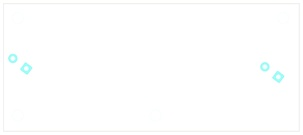
#> input picture examples/buck-5v/images/board-back-as-generated.jpg, 303 x 135 px, shrunk from 1065 x 475 before the run
$ python -i example_images.py   (imports and definitions only)
#> lines starting #> are read from the running program, lines starting #| are printed output that depends on the picture
#> further down, picture is the input picture: PIL image 303x135 RGB; mean R, G, B 254, 254.5, 254.4
#!/usr/bin/env python3
"""Render the pictures ``examples/README.md`` shows, from the committed projects.

Each design's ``as-generated/`` and ``reviewed/`` variant is rendered with the
toolkit's own ``sch render`` and ``pcb render`` - the sheet at 150 dpi, the board
front and back at 300 dpi - cropped to its ink and written as JPEG next to the
design under ``images/``. A reviewed variant that has inner copper layers gets
one picture per layer as well. The ``*-first.jpg`` pictures are not touched:
they are the first editions, recovered from history, and nothing regenerates
them.

Cropping is what keeps a picture readable at README width: KiCad renders the
whole sheet, most of which is margin, and scaling that down to a column shrinks
the copper with it. The crop removes the margin instead, so the copper arrives
at the size it was rendered.

Run it inside the container, after ``tools/make_examples.py``:

    docker run --rm -u $(id -u):$(id -g) -v "$PWD:/work" -w /work \\
      -e PYTHONPATH=/work/src -e HOME=/tmp/eda-home \\
      --entrypoint python3 eda-toolkit:9.0.9 tools/example_images.py examples/
"""

from __future__ import annotations

import argparse
import subprocess
import sys
import tempfile
from pathlib import Path

from PIL import Image, ImageChops, ImageOps

VARIANTS = ("as-generated", "reviewed")
SHEET_DPI = 150
BOARD_DPI = 300
JPEG_QUALITY = 95
# The inner copper layers a four-layer example would have. Two-layer boards
# render none of these, and the list stays empty.
INNER_LAYERS = (1, 2)


def crop_page(image: Image.Image) -> Image.Image:
    """The rendered page trimmed to its ink, with a small border put back."""
    image = image.convert("RGB")
    ink = ImageChops.difference(image, Image.new("RGB", image.size, "white"))
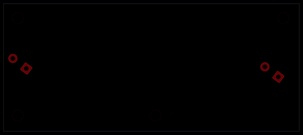
#> ink: PIL image 303x135 RGB; mean R, G, B 1, 0.5, 0.6
    bbox = ink.convert("L").point(lambda value: 255 if value > 12 else 0).getbbox()
#> bbox = (3, 3, 300, 132)
    if bbox is None:
        raise ValueError("refusing an empty render")
    return ImageOps.expand(image.crop(bbox), border=12, fill="white")
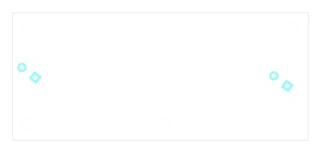
#> returned value: PIL image 321x153 RGB; mean R, G, B 254.1, 254.6, 254.5


def render(args: list[str]) -> None:
    subprocess.run(["eda", *args], check=True, stdout=subprocess.DEVNULL)


# [70 lines left out: functions to_jpeg, make_images, main, not called in this run]


# [2 lines not run here, left out]

>>> from PIL import Image
>>> picture = Image.open('../examples/buck-5v/images/board-back-as-generated.jpg')
>>> result = crop_page(picture)

$ run again, on examples/buck-5v/images/board-front-first.jpg
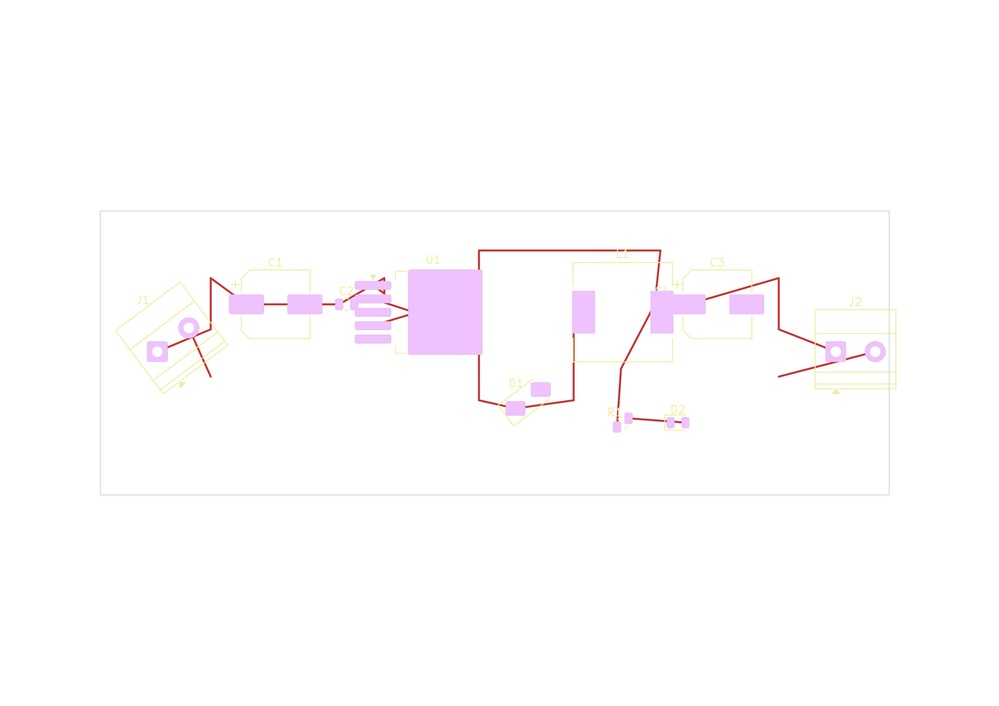
#> input picture examples/buck-5v/images/board-front-first.jpg, 999 x 706 px, shrunk from 3508 x 2481 before the run
#> picture is the input picture: PIL image 999x706 RGB; mean R, G, B 254.1, 252.8, 253.7
#> in crop_page, `ink = ImageChops.difference(image, Image.new("RGB", image.size, "white..`:
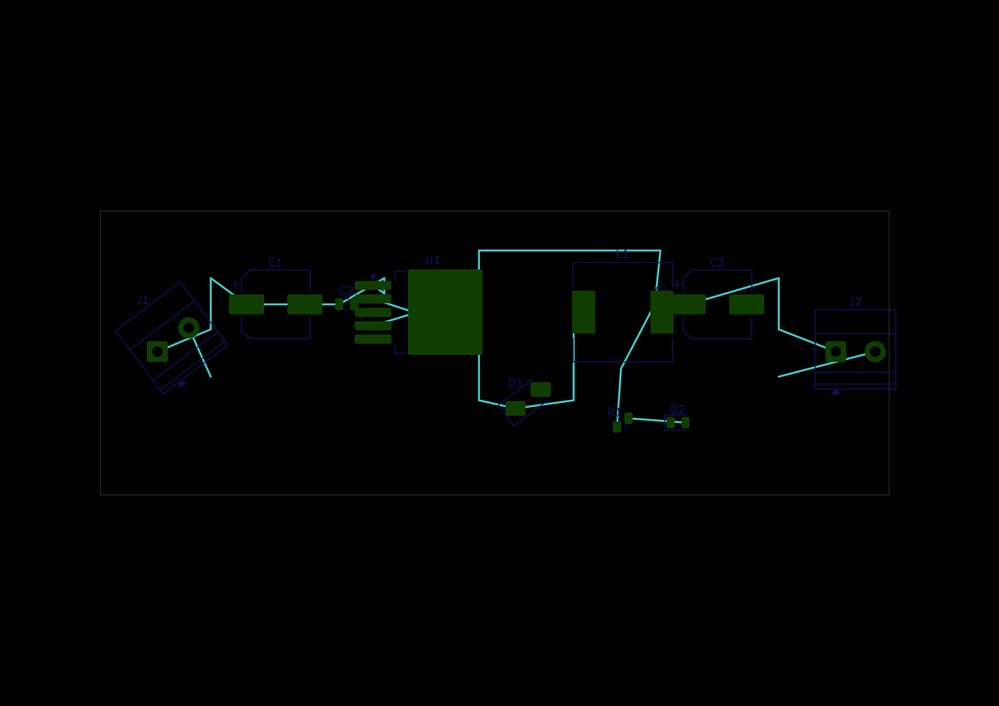
#> ink: PIL image 999x706 RGB; mean R, G, B 0.9, 2.2, 1.3
#> bbox = (100, 210, 897, 496)
#> in crop_page, `return ImageOps.expand(image.crop(bbox), border=12, fill="white")`:
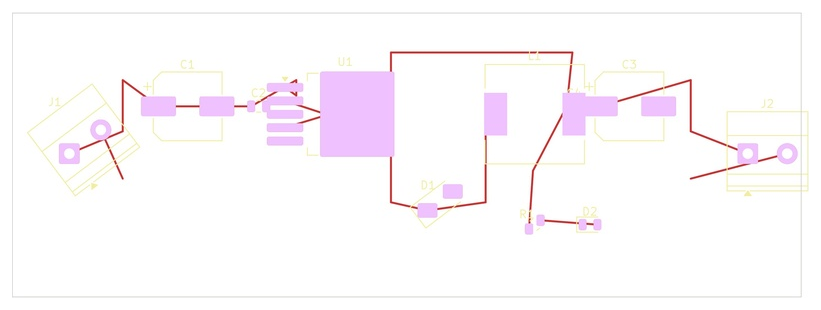
#> returned value: PIL image 821x310 RGB; mean R, G, B 252.6, 248.9, 251.5

$ run again, on examples/buck-5v/images/schematic-as-generated.jpg
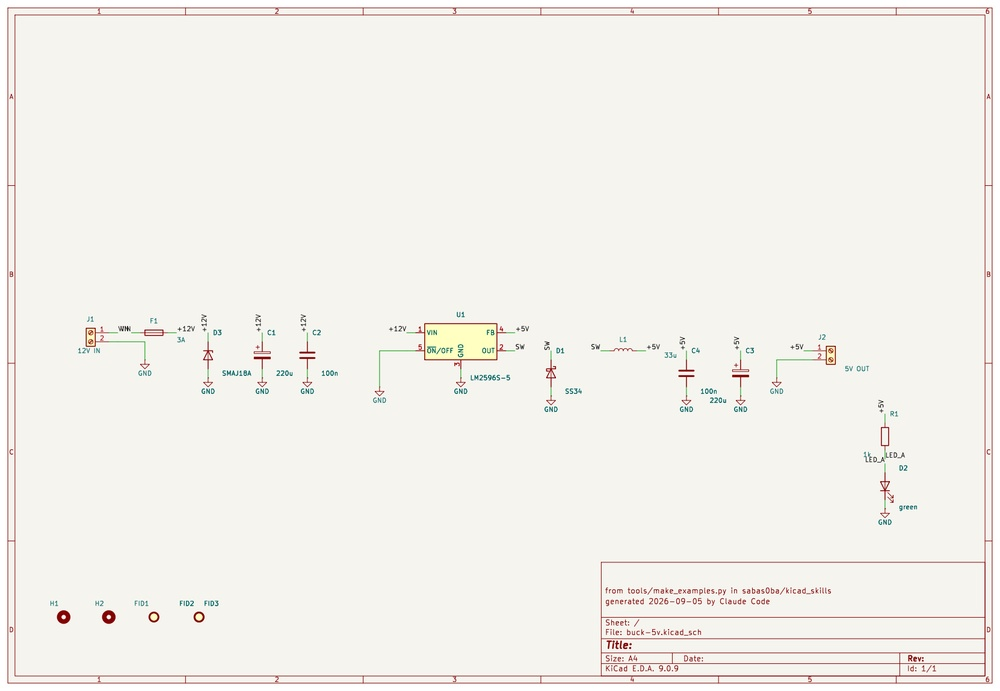
#> input picture examples/buck-5v/images/schematic-as-generated.jpg, 1000 x 691 px, shrunk from 1662 x 1149 before the run
#> picture is the input picture: PIL image 1000x691 RGB; mean R, G, B 243.1, 241, 235.9
#> in crop_page, `ink = ImageChops.difference(image, Image.new("RGB", image.size, "white..`:
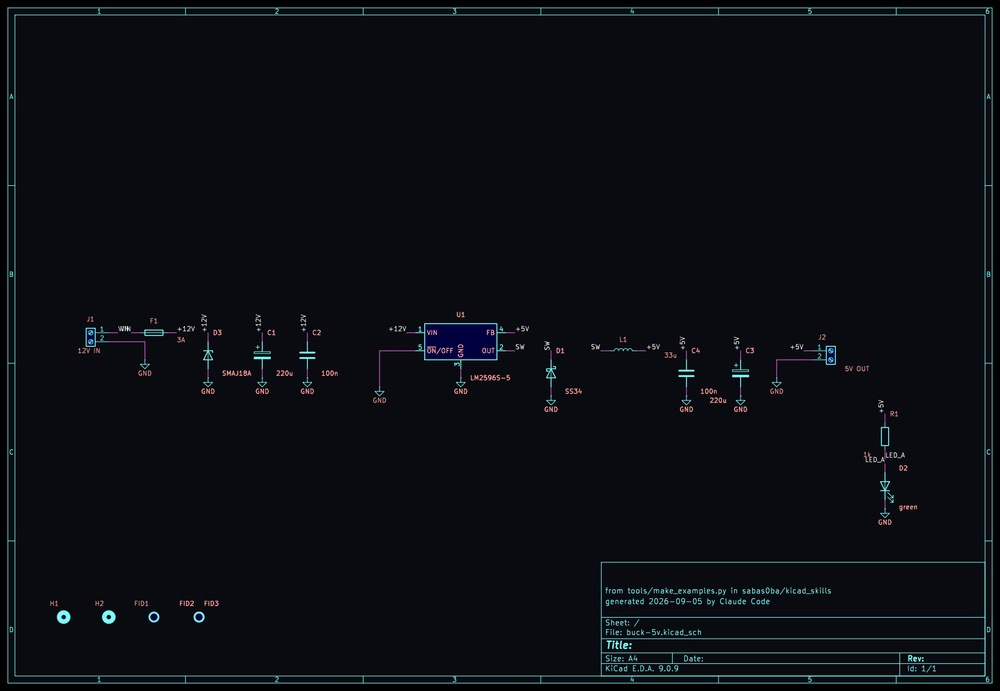
#> ink: PIL image 1000x691 RGB; mean R, G, B 11.9, 14, 19.1
#> bbox = (7, 7, 993, 684)
#> in crop_page, `return ImageOps.expand(image.crop(bbox), border=12, fill="white")`:
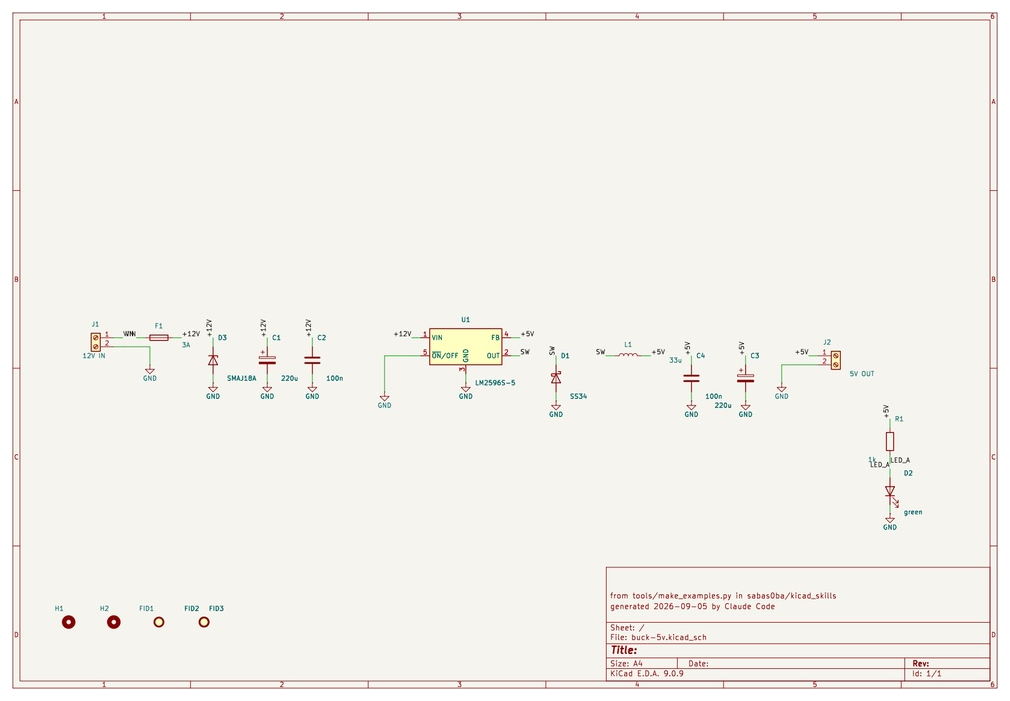
#> returned value: PIL image 1010x701 RGB; mean R, G, B 243.4, 241.4, 236.4
